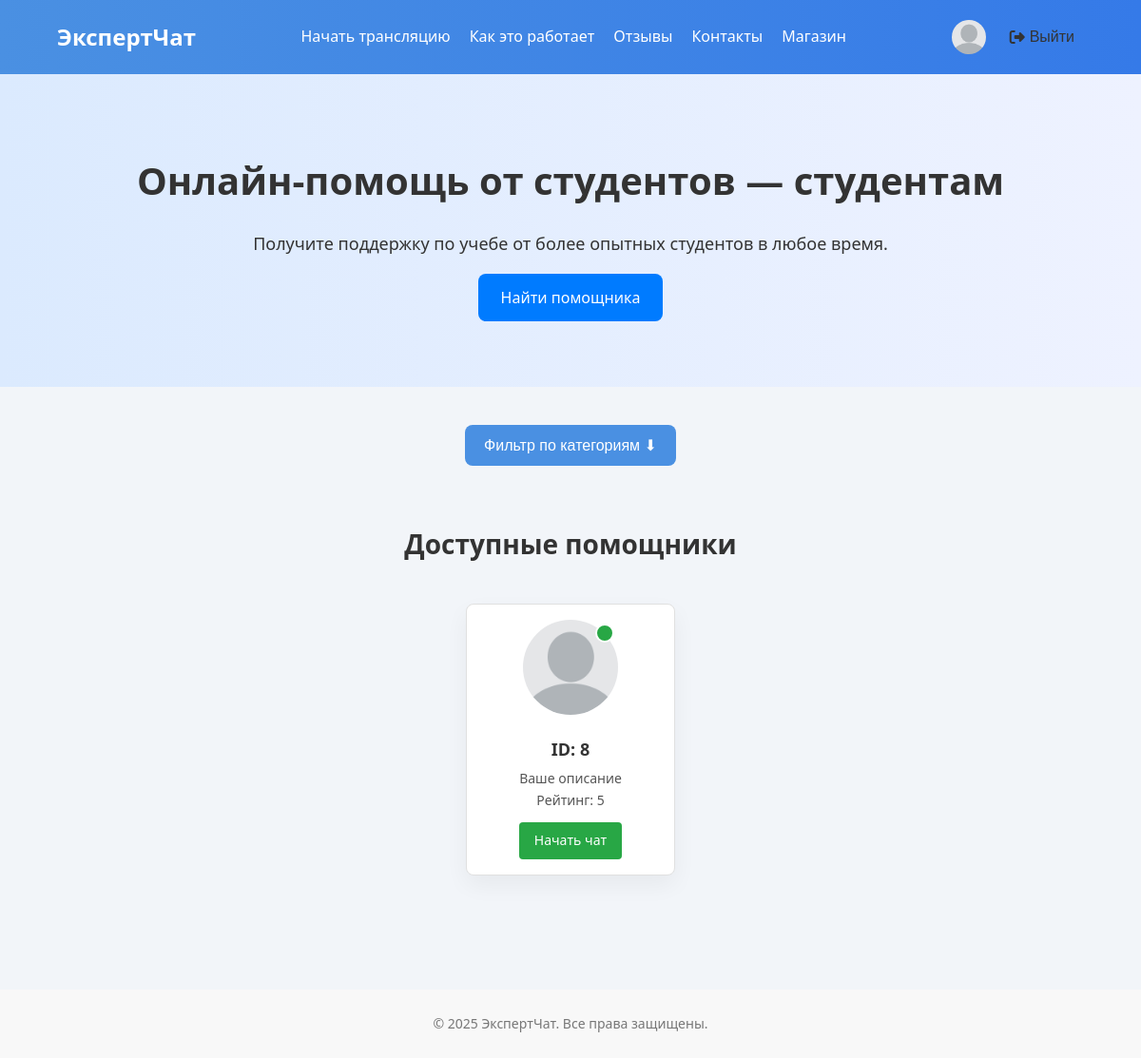
The page /categories/ (signed in) on the database its author committed.
### categories/models.py (models this page shows, shortened)
class AdditionalInfo(models.Model):
    id = models.AutoField(primary_key=True)
    user_id = models.IntegerField(default = 0)
    description = models.TextField(max_length=65535, blank=True, null=True, verbose_name="Description", default="Ваше описание")
    rate = models.FloatField(blank=True, null=True, verbose_name="Rating", default = 5.0)
    university = models.CharField(max_length=65535, blank=True, null=True, verbose_name="Название университета", default = "")
    course = models.IntegerField(blank=True, null=True, verbose_name="Course", default=1)
    rank = models.IntegerField(blank=True, null=True, verbose_name="Rank", default=1)
    is_mentor = models.BooleanField(default = False)
    phone = models.CharField(max_length = 20, default = "+7 (XXX) XXX-XX-XX")
    balance = models.PositiveIntegerField(
        default = 0,
        verbose_name='Balance'
    )
    photo = models.ImageField(
        upload_to='media',
        blank=True,
        null=True,
        verbose_name='Profile Photo'
    )
    is_online = models.BooleanField(
        default=False,
        verbose_name='Online Status'
    )
    categories = models.ManyToManyField(
        'categories.Category',
        blank=True,
        verbose_name="Categories"
    )
    class Meta:
        verbose_name = "Additional info"
        verbose_name_plural = "Additional info"

### categories/views.py (the view)
# urls.py: path('', views.categories, name='categories'),
def categories(request):
    all_categories = Category.objects.all()
    selected_cats = request.GET.getlist('categories')
    helpers = AdditionalInfo.objects.filter(is_online=True)
    if selected_cats:
        helpers = helpers.filter(categories__id__in=selected_cats).distinct()
    helpers = helpers.order_by('-rate')
    user_data = [None]
    if request.user.is_authenticated:
        user_data = AdditionalInfo.objects.get_or_create(user_id = request.user.id)
    return render(request, 'categories/categories.html', {
        'helpers': helpers,
        'all_categories': all_categories,
        'selected_cats': list(map(int, selected_cats)) if selected_cats else [],
        'user_data' : user_data[0]
    })

### categories/templates/categories/categories.html (shortened to what this page needs)
{% load static %}
<!DOCTYPE html>
<html lang="ru">
<head>
  <link rel="stylesheet" href="https://cdnjs.cloudflare.com/ajax/libs/font-awesome/6.4.0/css/all.min.css">
  <link rel="stylesheet" href="{% static 'categories/css/categories.css' %}">
</head>
<body>
  <header>
    <div class="container">
      <nav ><ul class="nav-menu"><a href="{% url 'categories'%}" style="color: white"><h2>ЭкспертЧат</h2></a></ul></nav>
      {% if user.is_authenticated %}
        <nav>
          <ul class="nav-menu">
              {%if user_data.is_mentor%}
              {%if user_data.is_online%}
              <li><a href="{% url 'become_helper' %}">Завершить трансляцию</a></li>
              {%else%}
              <li><a href="{% url 'become_helper' %}">Начать трансляцию</a></li>
              {%endif%}
              {%else%}
              <li><a href="{% url 'become_helper' %}">Стать помощником</a></li>
              {%endif%}
              <li><a href="#">Как это работает</a></li>
              <li><a href="#">Отзывы</a></li>
              <li><a href="#">Контакты</a></li>
              <li>
                <a href="{% url 'store:store' %}">
                  Магазин
                </a>
              </li>
            </ul>
          </nav>
        <div class="user-controls">
          <a href="{% url 'profile'%}" class="user-icon">
            <img id="photo-preview" src="{% if user_data.photo %}{{ user_data.photo.url }}{% else %}{% static 'categories/img/default-avatar.png' %}{% endif %}"
                 alt="Фото профиля" class="profile-photo-preview">
          </a>
          <form action="{% url 'logout' %}" method="post" class="logout-form">
            <button type="submit" class="logout-btn">
              <i class="fas fa-sign-out-alt"></i>
              <span>Выйти</span>
            </button>
          </form>
        </div>
      {% else %}
        <div class="auth-buttons">
          <a href="{% url 'login' %}" class="auth-btn">Войти</a>
          <a href="{% url 'auth' %}" class="auth-btn outlined">Регистрация</a>
        </div>
      {% endif %}
    </div>
  </header>
  <section class="hero">
    <div class="container">
      <h1>Онлайн-помощь от студентов — студентам</h1>
      <p>Получите поддержку по учебе от более опытных студентов в любое время.</p>
      <a href="#" class="btn-primary">Найти помощника</a>
    </div>
  </section>
  <form method="get" class="category-filter-wrapper">
    <div class="dropdown-filter">
      <button type="button" class="dropdown-btn" onclick="toggleDropdown()">Фильтр по категориям ⬇</button>
    </div>
    <section class="experts">
      <div class="container">
        <h2>Доступные помощники</h2>
        <div class="expert-list">
          {% for helper in helpers %}
            <div class="expert-card">
              <div class="photo-wrapper">
                <img src="{% if helper.photo %}{{ helper.photo.url }}{% else %}{% static 'categories/img/default-avatar.png' %}{% endif %}"
                     alt="Фото помощника">
                {% if helper.is_online %}
                  <span class="online-dot"></span>
                {% endif %}
              </div>
              <h3>ID: {{ helper.user_id }}</h3>
              <p>{{ helper.description }}</p>
              <p>Рейтинг: {{ helper.rate }}</p>
              <a href="{% url 'chat_view' helper.id %}" class="btn-start-chat">Начать чат</a>
            </div>
          {% empty %}
            <p>По выбранным фильтрам ничего не найдено.</p>
          {% endfor %}
        </div>
      </div>
    </section>
  </form>
  <footer>
    <div class="container">
      <p>&copy; 2025 ЭкспертЧат. Все права защищены.</p>
    </div>
  </footer>
</body>
</html>

### categories/static/categories/css/categories.css (style rules this page uses)
* { box-sizing: border-box; margin: 0; padding: 0; }
body { font-family: 'Segoe UI', sans-serif; line-height: 1.6; background-color: #f2f5f9; color: #333; }
.container { width: 90%; max-width: 1200px; margin: 0 auto; }
header { background: linear-gradient(to right, #4a90e2, #357ae8); color: white; padding: 20px 0; box-shadow: 0 4px 12px rgba(0, 0, 0, 0.1); }
.nav-menu { list-style: none; display: flex; gap: 25px; margin-top: 10px; }
.nav-menu li a { text-decoration: none; color: white; font-weight: 500; transition: color 0.3s; }
.hero { background: linear-gradient(to right, #dbeafe, #eef2ff); padding: 80px 0; text-align: center; }
.hero h1 { font-size: 40px; font-weight: 700; margin-bottom: 20px; }
.hero p { font-size: 18px; margin-bottom: 30px; }
.btn-primary { text-decoration: none; color: white; background-color: #007bff; padding: 14px 24px; border-radius: 8px; font-size: 16px; transition: background-color 0.3s; }
.category-filter-wrapper { text-align: center; margin: 40px 0; }
.dropdown-filter { position: relative; display: inline-block; }
.dropdown-btn { background-color: #4a90e2; color: white; padding: 12px 20px; border: none; border-radius: 8px; font-size: 16px; cursor: pointer; transition: background 0.3s; }
.experts { padding: 60px 0; }
.experts h2 { text-align: center; font-size: 28px; font-weight: 600; margin-bottom: 40px; }
.expert-list { display: flex; gap: 30px; justify-content: center; flex-wrap: wrap; }
.expert-card { background-color: white; padding: 20px; width: 220px; border-radius: 16px; box-shadow: 0 10px 24px rgba(0, 0, 0, 0.05); transition: transform 0.3s, box-shadow 0.3s; text-align: center; }
.expert-card img { width: 100%; border-radius: 50%; margin-bottom: 15px; object-fit: cover; height: 180px; }
.expert-card h3 { margin: 10px 0 6px; font-size: 18px; font-weight: 600; }
.expert-card p { font-size: 14px; color: #555; }
footer { background-color: #f8f8f8; text-align: center; padding: 25px 0; margin-top: 60px; font-size: 14px; color: #777; }

### categories/templates/categories/categories.html (style rules this page uses)
header .container { position: relative; display: flex; justify-content: space-between; align-items: center; }
.user-controls { display: flex; align-items: center; gap: 15px; }
.profile-photo-preview { width: 36px; height: 36px; border-radius: 50%; object-fit: cover; display: block; }
.logout-btn { background: none; border: none; color: #333; cursor: pointer; font-size: 16px; display: flex; align-items: center; gap: 5px; padding: 5px 10px; border-radius: 4px; transition: background 0.2s; }
.nav-menu { display: flex; gap: 20px; }
.expert-card { position: relative; padding: 16px; border: 1px solid #e0e0e0; border-radius: 8px; background: #fff; display: flex; flex-direction: column; align-items: center; text-align: center; }
.expert-card .photo-wrapper { position: relative; width: 100px; height: 100px; margin-bottom: 12px; }
.expert-card .photo-wrapper img { width: 100%; height: 100%; object-fit: cover; border-radius: 50%; }
.expert-card .online-dot { position: absolute; top: 4px; right: 4px; width: 20px; height: 20px; background-color: #28a745; border: 2px solid #fff; border-radius: 50%; }
.btn-start-chat { margin-top: 12px; padding: 8px 16px; background-color: #28a745; color: #fff; border: none; border-radius: 4px; cursor: pointer; font-size: 14px; text-decoration: none; }
.nav-menu { display: flex; list-style: none; margin: 0; padding: 0; gap: 20px; }
.nav-menu a { text-decoration: none; color: #333; font-weight: 500; }

### rows shown on the page
AdditionalInfo: is_online True (drawn), user_id "8", description "Ваше описание", rate "5"
